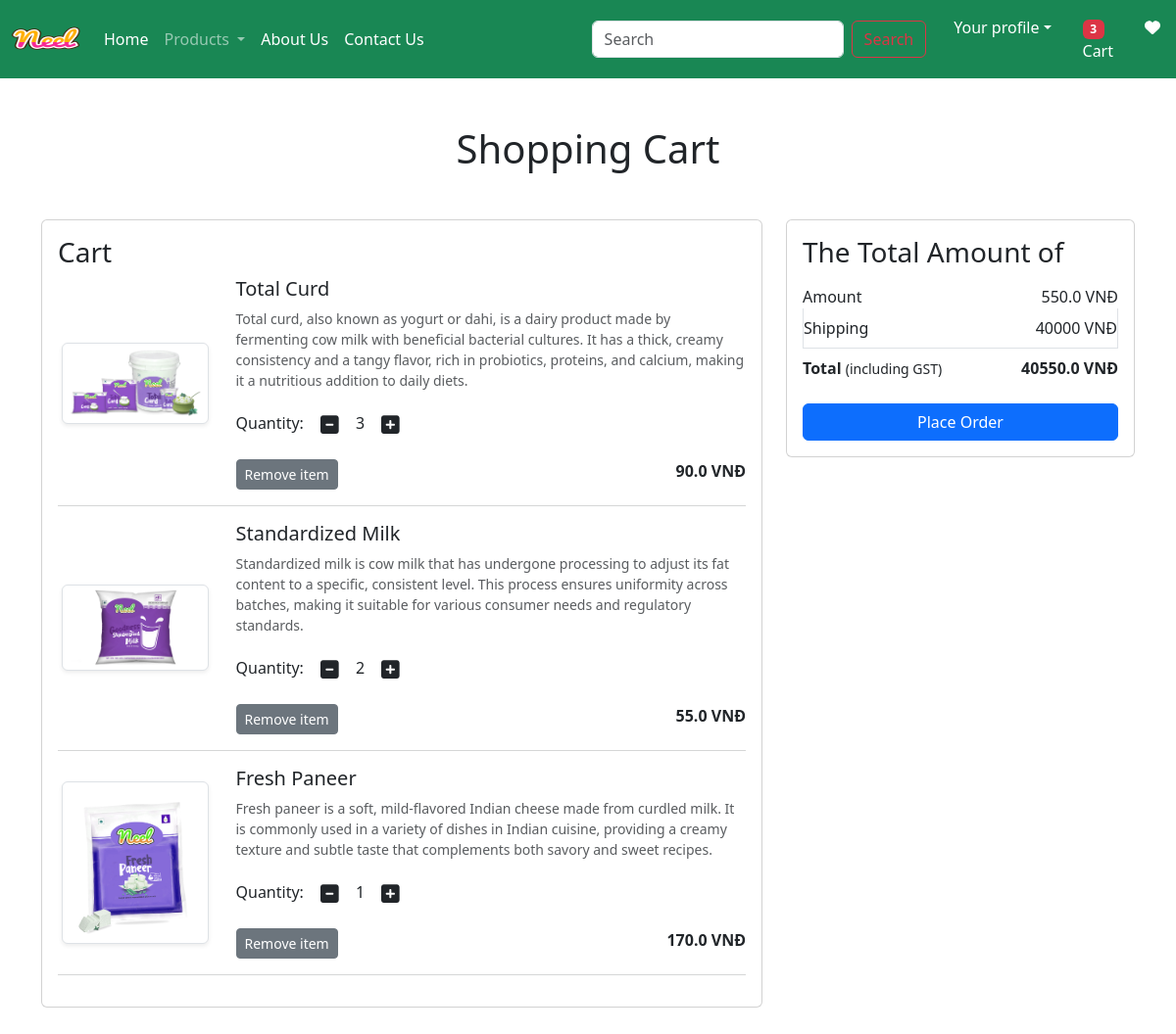
Page /cart/ (signed in) on the earlier database version.
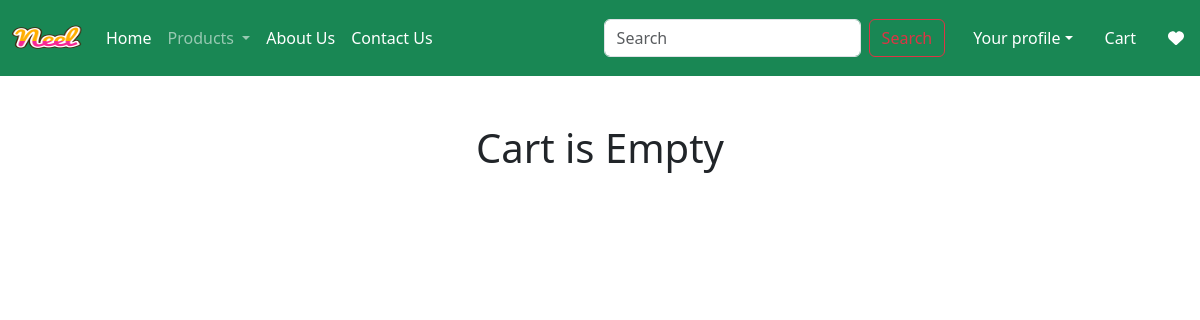
Same page on the later database version.
### app/models.py (models this page shows, shortened)
class Cart(models.Model):
    user = models.ForeignKey(User, on_delete=models.CASCADE)
    product = models.ForeignKey(Product, on_delete=models.CASCADE)
    quantity = models.PositiveIntegerField(default=1)

class Product(models.Model):
  title = models.CharField(max_length=100)
  selling_price = models.FloatField()
  discounted_price = models.FloatField()
  description = models.TextField()
  composition = models.TextField(default="")
  prodapp = models.TextField(default="")
  category = models.CharField(choices=CATEGORY_CHOICES, max_length=2)
  product_image = models.ImageField(upload_to='product')

### app/views.py (the view)
# urls.py: path('cart/', views.show_cart, name = 'showcart'),
@login_required
def show_cart(request):
  totalitem = 0
  wishitem = 0
  if request.user.is_authenticated:
    totalitem = len(Cart.objects.filter(user=request.user))
    wishitem = len(Wishlist.objects.filter(user=request.user))
    user = request.user
    cart = Cart.objects.filter(user=user)
    amount = 0
    for p in cart:
        value = p.quantity * p.product.discounted_price
        amount = amount + value
    totalamount = amount + 40000
    return render(request, 'app/addtocart.html', locals())

### app/templates/app/addtocart.html (shortened to what this page needs)
{% extends 'app/base.html' %}
{% load static %}
{% block main-content %}
<div class="container my-5 cart-items">
    <div class="row">
      {% if cart %}
        <h1 class="text-center mb-5">Shopping Cart</h1>
        <div class="col-sm-8">
          <div class="card">
            <div class="card-body">
              <h3>Cart</h3>
              {% for item in cart %}
                <div class="row">
                  <div class="col-sm-3 text-center align-self-center">
                    <img src="{{ item.product.product_image.url }}" class="img-fluid img-thumbnail shadow-sm" height="150" width="150">
                  </div>
                  <div class="col-sm-9">
                    <h5>{{ item.product.title }}</h5>
                    <p class="mb-2 text-muted small">{{ item.product.description }}</p>
                    <div class="my-3">
                      <label for="quantity">Quantity:</label>
                      <a class="minus-cart btn" pid="{{ item.product.id }}"><i class="fas fa-minus-square fa-lg"></i></a>
                      <span id="quantity">{{ item.quantity }}</span>
                      <a class="plus-cart btn" pid="{{ item.product.id }}"><i class="fas fa-plus-square fa-lg"></i></a>
                    </div>
                    <div class="d-flex justify-content-between">
                      <a href="#" class="remove-cart btn btn-sm btn-secondary mr-3" pid="{{ item.product.id }}">Remove item</a>
                      <p class="mb-0"><strong>{{ item.product.discounted_price }} VNĐ</strong></p>
                    </div>
                  </div>
                </div>
                <hr class="text-muted">
              {% endfor %}
            </div>
          </div>
        </div>
        <div class="col-sm-4">
          <div class="card">
            <div class="card-body">
              <h3>The Total Amount of</h3>
              <ul class="list-group">
                <li class="list-group-item d-flex justify-content-between align-items-center border-0 px-0 pb-0">
                  Amount <span id="amount">{{ amount }} VNĐ</span>
                </li>
                <li class="list-group-item d-flex justify-content-between align-items-center px-0">
                  Shipping <span>40000 VNĐ</span>
                </li>
                <li class="list-group-item d-flex justify-content-between align-items-center border-0 px-0 mb-3">
                  <div>
                    <strong>Total</strong> <small>(including GST)</small>
                  </div>
                  <span id="totalamount"><strong>{{ totalamount }} VNĐ</strong></span>
                </li>
              </ul>
              <div class="d-grid"><a href="{% url 'checkout' %}" class="btn btn-primary">Place Order</a></div>
            </div>
          </div>
        </div>
      {% else %}
        <h1 class="text-center mb-5">Cart is Empty</h1>
      {% endif %}
    </div>
  </div>
{% endblock main-content %}

Differences in the rows shown:
removed Cart: product.product_image (picture), product "Total Curd", product.description "Total curd, also known as yogurt or dahi, is a dairy product made by fermenting cow milk with beneficial bacterial cultures. It has a thick, creamy consistency and a tangy flavor, rich in probiotics, proteins, and calcium, making it a nutritious addition to daily diets.", quantity "3", product.discounted_price "90.0"
removed Cart: product.product_image (picture), product "Standardized Milk", product.description "Standardized milk is cow milk that has undergone processing to adjust its fat content to a specific, consistent level. This process ensures uniformity across batches, making it suitable for various consumer needs and regulatory standards.", quantity "2", product.discounted_price "55.0"
removed Cart: product.product_image (picture), product "Fresh Paneer", product.description "Fresh paneer is a soft, mild-flavored Indian cheese made from curdled milk. It is commonly used in a variety of dishes in Indian cuisine, providing a creamy texture and subtle taste that complements both savory and sweet recipes.", quantity "1", product.discounted_price "170.0"
Other differences:
{{ totalitem }}: "3" → (not shown)
{{ amount }}: "550.0" → (not shown)
{{ totalamount }}: "40550.0" → (not shown)
text no longer shown: "Shopping Cart Cart The Total Amount of Amount VNĐ Shipping 40000 VNĐ Total (including GST) VNĐ Place Order"
text now shown: "Cart is Empty"
